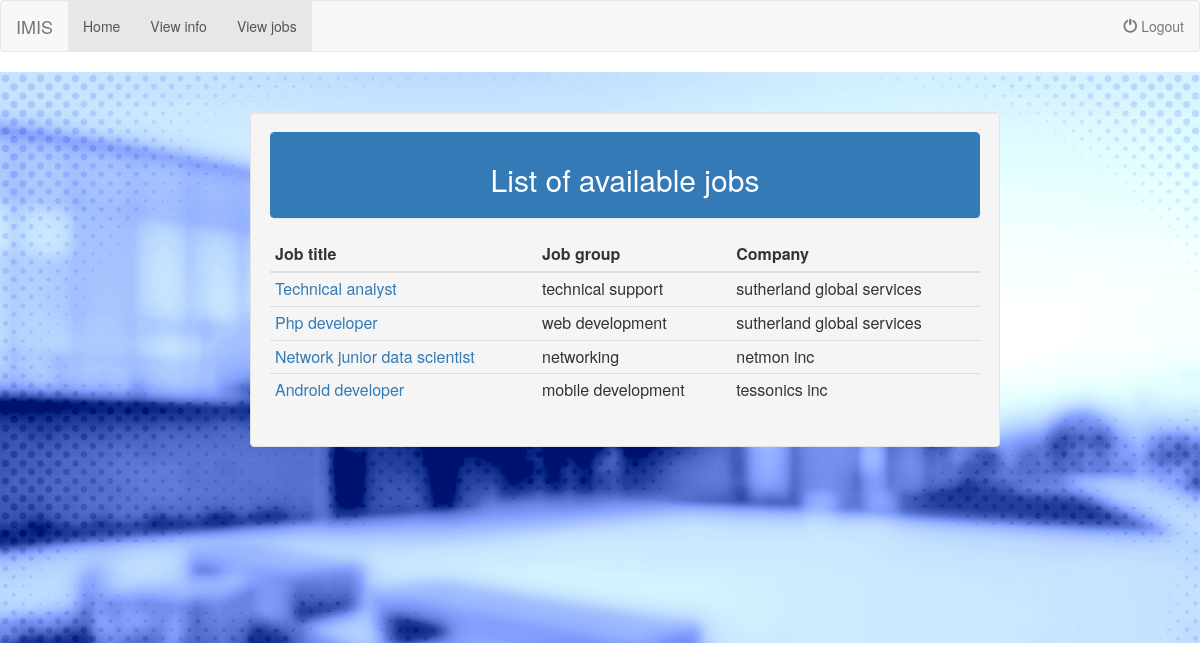
Page /a_student_job_view.php (signed in) on the committed database.
### tables this page shows
CREATE TABLE `job` (
  `id` int(100) NOT NULL,
  `company_name` varchar(100) NOT NULL,
  `job_group` varchar(100) NOT NULL,
  `job_subgroup` varchar(100) NOT NULL,
  `enter_jobtitle` varchar(100) NOT NULL,
  `description` varchar(500) NOT NULL,
  `responsibilities` varchar(500) NOT NULL,
  `requirements` varchar(500) NOT NULL,
  `salary` varchar(100) NOT NULL
);

### a_student_job_view.php (the view)
<!doctype>
<html>
<head>
</head>
<body>
<?php
include "a_student_header.php";
include "connection.php";
$query="select * from job";
$result=mysqli_query($conn,$query);
?>
<div style="background-image: url('images/student2.jpg');padding: 40px;height:571px;background-size: 100%;background-repeat: no-repeat">
    <div class="container">
        <div class="row">
            <div class="col-md-2"></div>
                <div class="col-md-8">
                <div class="well">
                    <div class="panel panel-primary">
                        <div class="panel-heading"><center><h2>List of available jobs</h2></center></div>
                    </div>
                    <table class="table table-condensed">
                        <thead>
                        <tr>
                            <th>Job title</th>
                            <th>Job group</th>
                            <th>Company</th>
                        </tr>
                        </thead>
                        <tbody>
                        <?php
                        while($row=mysqli_fetch_array($result))
                        {
                            if (strlen($row[3])==0 or $row[3]=='other') {
                                ?>
                                <tr>
                                    <td><a href="a_student_job_view_action.php?job_title=<?php echo$row[4]?>&company_name=<?php echo$row[1]?>"
                                           target="_blank"><?php echo ucfirst($row[4]) ?></a></td>
                                    <td><?php echo $row[2] ?></td>
                                    <td><?php echo $row[1] ?></td>
                                </tr>
                                <?php
                            }
                            if (strlen($row[4])==0) {
                                ?>
                                <tr>
                                    <td><a href="a_student_job_view_action.php?job_title=<?php echo $row[3]?>&company_name=<?php echo$row[1]?>"
                                           target="_blank"><?php echo ucfirst($row[3]) ?></a></td>
                                    <td><?php echo $row[2] ?></td>
                                    <td><?php echo $row[1] ?></td>
                                </tr>
                                <?php
                            }
                        }
                        ?>
                        </tbody>
                    </table>
                </div>
            </div>
        </div>
    </div>
</div>
</body>
</html>

### rows in the picture
job: enter_jobtitle "Technical analyst", job_group "technical support", company_name "sutherland global services"
job: job_subgroup "Php developer", job_group "web development", company_name "sutherland global services"
job: enter_jobtitle "Network junior data scientist", job_group "networking", company_name "netmon inc"
job: job_subgroup "Android developer", job_group "mobile development", company_name "tessonics inc"
